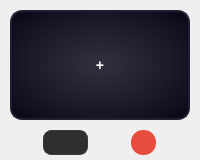
            <widget class="QWidget" name="slot17Widget" native="true">
             <property name="styleSheet">
              <string>QWidget#slot17Widget {
    background: qradialgradient(cx:0.5, cy:0.5, radius:0.8, fx:0.5, fy:0.5, stop:0 #2a2a3a, stop:0.5 #1a1a2a, stop:1 #0a0a1a);
    border: 1px solid #363540;
    border-radius: 8px;
}</string>
             </property>
             <layout class="QVBoxLayout" name="slot17Layout">
              <property name="spacing">
               <number>10</number>
              </property>
              <property name="leftMargin">
               <number>10</number>
              </property>
              <property name="topMargin">
               <number>10</number>
              </property>
              <property name="rightMargin">
               <number>10</number>
              </property>
              <property name="bottomMargin">
               <number>5</number>
              </property>
              <item>
               <widget class="QPushButton" name="slot17">
                <property name="minimumSize">
                 <size>
                  <width>110</width>
                  <height>110</height>
                 </size>
                </property>
                <property name="maximumSize">
                 <size>
                  <width>16777215</width>
                  <height>16777215</height>
                 </size>
                </property>
                <property name="styleSheet">
                 <string>QPushButton {
    background: qradialgradient(cx:0.5, cy:0.5, radius:0.8, fx:0.5, fy:0.5, stop:0 #303040, stop:0.5 #1a1a2a, stop:1 #000010);
    border: 2px solid #202030;
    border-radius: 12px;
    color: white;
    font-size: 14px;
    font-weight: bold;
}
QPushButton:hover {
    border: 1px solid #00ff88;
}
QPushButton:pressed {
    background: qradialgradient(cx:0.5, cy:0.5, radius:0.8, fx:0.5, fy:0.5, stop:0 #101020, stop:0.5 #0a0a1a, stop:1 #000000);
    border-color: #1a1a2a;
}</string>
                </property>
                <property name="text">
                 <string>+</string>
                </property>
                <property name="iconSize">
                 <size>
                  <width>96</width>
                  <height>96</height>
                 </size>
                </property>
                <property name="scaledContents" stdset="0">
                 <bool>true</bool>
                </property>
               </widget>
              </item>
              <item>
               <layout class="QHBoxLayout" name="slot17Controls">
                <property name="leftMargin">
                 <number>0</number>
                </property>
                <property name="topMargin">
                 <number>0</number>
                </property>
                <property name="rightMargin">
                 <number>0</number>
                </property>
                <property name="bottomMargin">
                 <number>0</number>
                </property>
                <item>
                 <widget class="QComboBox" name="slot17Hotkey">
                  <property name="minimumSize">
                   <size>
                    <width>45</width>
                    <height>25</height>
                   </size>
                  </property>
                  <property name="maximumSize">
                   <size>
                    <width>45</width>
                    <height>25</height>
                   </size>
                  </property>
                  <property name="styleSheet">
                   <string>QComboBox {
    background: #2f2f2f;
    border-radius: 8px;
    border: 1px solid #3a3a3a;
    padding: 2px 8px;
    color: white;
}

QComboBox:hover {
    border: 1px solid #00ff88;
}

QComboBox::drop-down {
    border: none;
    width: 18px;
}

QComboBox QAbstractItemView {
    background: #2a2a2a;
    border: 1px solid #00ff88;
    selection-background-color: #00ff88;
    selection-color: #000000;
    color: white;
}

QComboBox QAbstractItemView::item {
    padding: 5px 10px;
}

QComboBox QAbstractItemView::item:selected {
    background: #00ff88;
    color: #000000;
}

QScrollBar:vertical {
    background: #2a2a2a;
    width: 8px;
    border-radius: 4px;
}

QScrollBar::handle:vertical {
    background: #00ff88;
    border-radius: 4px;
    min-height: 20px;
}

QScrollBar::handle:vertical:hover {
    background: #00cc66;
}</string>
                  </property>
                 </widget>
                </item>
                <item>
                 <widget class="QPushButton" name="slot17Delete">
                  <property name="minimumSize">
                   <size>
                    <width>25</width>
                    <height>25</height>
                   </size>
                  </property>
                  <property name="maximumSize">
                   <size>
                    <width>25</width>
                    <height>25</height>
                   </size>
                  </property>
                  <property name="styleSheet">
                   <string>QPushButton {
    background-color: #e74c3c;
    border: none;
    border-radius: 12px;
    color: white;
    font-size: 12px;
    font-weight: bold;
}
QPushButton:hover {
    border: 1px solid #00ff88;
}</string>
                  </property>
                  <property name="text">
                   <string/>
                  </property>
                  <property name="icon">
                   <iconset resource="Soundpack.qrc">
                    <normaloff>:/app/img/app/bin (1).png</normaloff>:/app/img/app/bin (1).png</iconset>
                  </property>
                 </widget>
                </item>
               </layout>
              </item>
             </layout>
            </widget>
